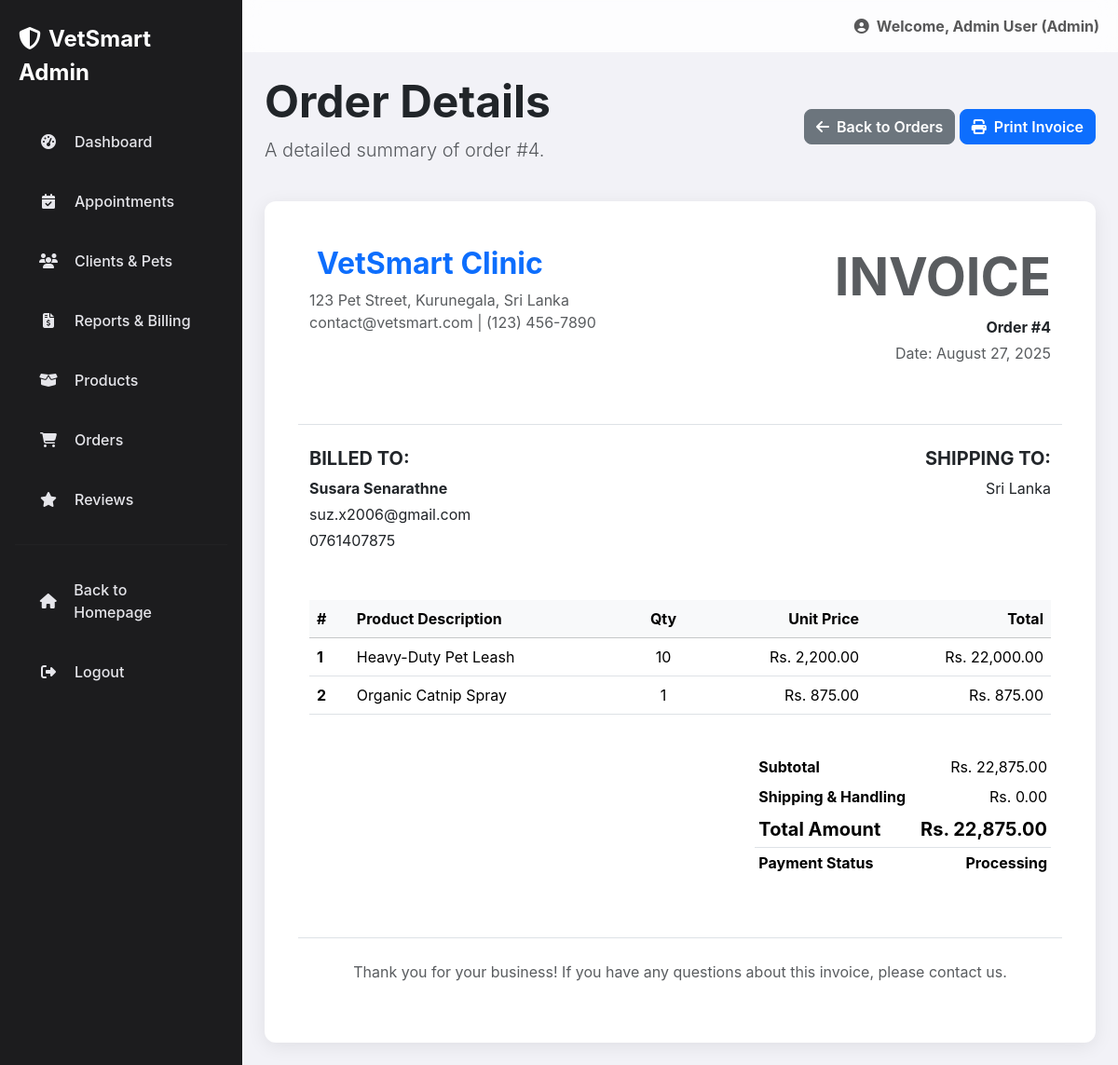
/VetSmart/admin/view_order_detail.php?order_id=4 (signed in), run on the app's committed database.
### tables this page shows
CREATE TABLE `orders` (
  `order_id` int(11) NOT NULL,
  `client_id` int(11) NOT NULL,
  `total_amount` decimal(10,2) NOT NULL,
  `shipping_address` text NOT NULL,
  `order_status` enum('Pending','Processing','Shipped','Delivered','Cancelled') NOT NULL DEFAULT 'Pending',
  `stripe_payment_intent_id` varchar(255) NOT NULL,
  `order_date` timestamp NOT NULL DEFAULT current_timestamp()
);

CREATE TABLE `users` (
  `user_id` int(11) NOT NULL,
  `full_name` varchar(255) NOT NULL,
  `email` varchar(255) NOT NULL,
  `password` varchar(255) NOT NULL,
  `phone_number` varchar(20) DEFAULT NULL,
  `address` text DEFAULT NULL,
  `role` enum('client','admin') NOT NULL DEFAULT 'client',
  `created_at` timestamp NOT NULL DEFAULT current_timestamp()
);

CREATE TABLE `order_items` (
  `order_item_id` int(11) NOT NULL,
  `order_id` int(11) NOT NULL,
  `product_id` int(11) NOT NULL,
  `quantity` int(11) NOT NULL,
  `price_per_item` decimal(10,2) NOT NULL
);

CREATE TABLE `products` (
  `product_id` int(11) NOT NULL,
  `name` varchar(255) NOT NULL,
  `description` text NOT NULL,
  `price` decimal(10,2) NOT NULL,
  `stock_quantity` int(11) NOT NULL DEFAULT 0,
  `image_url` varchar(255) DEFAULT 'https://placehold.co/600x400/E8F5E9/4CAF50?text=VetSmart',
  `created_at` timestamp NOT NULL DEFAULT current_timestamp()
);

### VetSmart/admin/view_order_detail.php (the view, shortened to what this page needs)
<?php
include 'includes/header.php';
$order_id = intval($_GET['order_id']);
$sql_order = "SELECT
                o.order_id, o.order_date, o.total_amount, o.order_status, o.shipping_address,
                u.full_name, u.email, u.phone_number
              FROM orders o
              JOIN users u ON o.client_id = u.user_id
              WHERE o.order_id = ?";
$stmt_order = mysqli_prepare($conn, $sql_order);
mysqli_stmt_bind_param($stmt_order, "i", $order_id);
mysqli_stmt_execute($stmt_order);
$result_order = mysqli_stmt_get_result($stmt_order);
$order = mysqli_fetch_assoc($result_order);
$order_items = [];
$sql_items = "SELECT p.name, oi.quantity, oi.price_per_item
              FROM order_items oi
              JOIN products p ON oi.product_id = p.product_id
              WHERE oi.order_id = ?";
$stmt_items = mysqli_prepare($conn, $sql_items);
mysqli_stmt_bind_param($stmt_items, "i", $order_id);
mysqli_stmt_execute($stmt_items);
$result_items = mysqli_stmt_get_result($stmt_items);
if ($result_items) {
    while ($row = mysqli_fetch_assoc($result_items)) {
        $order_items[] = $row;
    }
}
?>
<div class="d-flex justify-content-between align-items-center mb-4 page-title-header">
    <div>
        <h1 class="display-5 fw-bold mb-2">Order Details</h1>
        <p class="lead text-muted">A detailed summary of order #<?php echo htmlspecialchars($order['order_id']); ?>.</p>
    </div>
    <div class="no-print">
        <a href="orders.php" class="btn btn-secondary"><i class="fas fa-arrow-left me-2"></i>Back to Orders</a>
        <button onclick="window.print()" class="btn btn-primary"><i class="fas fa-print me-2"></i>Print Invoice</button>
    </div>
</div>
<div class="card printable-area">
    <div class="card-body p-5">
        <div class="row mb-5">
            <div class="col-md-6">
                <h2 class="fw-bold text-primary"><i class="fas fa-dogbeat me-2"></i>VetSmart Clinic</h2>
                <p class="text-muted">123 Pet Street, Kurunegala, Sri Lanka<br>contact@vetsmart.com | (123) 456-7890</p>
            </div>
            <div class="col-md-6 text-md-end">
                <h1 class="display-4 fw-bold text-muted">INVOICE</h1>
                <p class="fw-bold mb-1">Order #<?php echo htmlspecialchars($order['order_id']); ?></p>
                <p class="text-muted">Date: <?php echo date('F j, Y', strtotime($order['order_date'])); ?></p>
            </div>
        </div>
        <div class="row border-top pt-4 mb-5">
            <div class="col-md-6">
                <h5 class="fw-bold">BILLED TO:</h5>
                <p class="mb-1"><strong><?php echo htmlspecialchars($order['full_name']); ?></strong></p>
                <p class="mb-1"><?php echo htmlspecialchars($order['email']); ?></p>
                <p class="mb-1"><?php echo htmlspecialchars($order['phone_number']); ?></p>
            </div>
            <div class="col-md-6 text-md-end">
                <h5 class="fw-bold">SHIPPING TO:</h5>
                <p><?php echo nl2br(htmlspecialchars($order['shipping_address'])); ?></p>
            </div>
        </div>
        <div class="table-responsive">
            <table class="table">
                <thead class="table-light">
                    <tr>
                        <th scope="col">#</th>
                        <th scope="col">Product Description</th>
                        <th scope="col" class="text-center">Qty</th>
                        <th scope="col" class="text-end">Unit Price</th>
                        <th scope="col" class="text-end">Total</th>
                    </tr>
                </thead>
                <tbody>
                    <?php
                    $subtotal = 0;
                    $item_index = 1;
                    foreach ($order_items as $item):
                        $item_subtotal = $item['price_per_item'] * $item['quantity'];
                        $subtotal += $item_subtotal;
                    ?>
                    <tr>
                        <th scope="row"><?php echo $item_index++; ?></th>
                        <td><?php echo htmlspecialchars($item['name']); ?></td>
                        <td class="text-center"><?php echo $item['quantity']; ?></td>
                        <td class="text-end">Rs. <?php echo number_format($item['price_per_item'], 2); ?></td>
                        <td class="text-end">Rs. <?php echo number_format($item_subtotal, 2); ?></td>
                    </tr>
                    <?php endforeach; ?>
                </tbody>
            </table>
        </div>
        <div class="row mt-4 justify-content-end">
            <div class="col-md-5">
                <table class="table table-sm">
                    <tbody>
                        <tr>
                            <th class="border-0">Subtotal</th>
                            <td class="text-end border-0">Rs. <?php echo number_format($subtotal, 2); ?></td>
                        </tr>
                        <tr>
                            <th class="border-0">Shipping & Handling</th>
                            <td class="text-end border-0">Rs. <?php echo number_format($order['total_amount'] - $subtotal, 2); ?></td>
                        </tr>
                        <tr class="bg-light">
                            <th class="fw-bold fs-5">Total Amount</th>
                            <td class="fw-bold fs-5 text-end">Rs. <?php echo number_format($order['total_amount'], 2); ?></td>
                        </tr>
                         <tr>
                            <th class="border-0">Payment Status</th>
                            <td class="text-end border-0 fw-bold"><?php echo htmlspecialchars($order['order_status']); ?></td>
                        </tr>
                    </tbody>
                </table>
            </div>
        </div>
        <div class="row border-top mt-5 pt-4">
            <div class="col text-center text-muted">
                <p>Thank you for your business! If you have any questions about this invoice, please contact us.</p>
            </div>
        </div>
    </div>
</div>
<?php
include 'includes/footer.php';
?>

### VetSmart/admin/includes/header.php (style rules this page uses)
:root { --ios-blue: #007AFF; --ios-light-gray: #F2F2F7; --ios-dark-gray: #1C1C1E; --sidebar-bg: #1C1C1E; --sidebar-text: #E5E5EA; --sidebar-hover: #3A3A3C; --main-bg: #F2F2F7; --card-bg: #FFFFFF; --border-radius: 12px; }
body { font-family: -apple-system, BlinkMacSystemFont, 'SF Pro Display', 'Segoe UI', Roboto, sans-serif; background-color: var(--main-bg); overflow-x: hidden; }
.card { border: none; border-radius: var(--border-radius); box-shadow: 0 4px 20px rgba(0,0,0,0.08); background-color: var(--card-bg); }
.btn { border-radius: 8px; font-weight: 600; }

### data on the page
orders: order_id "4", order_date "August 27, 2025", client.full_name "Susara Senarathne", client.email "suz.x2006@gmail.com", client.phone_number "0761407875", shipping_address "Sri Lanka", $order['total_amount']-$subtotal "0.00", total_amount "22,875.00", order_status "Processing"
order_items: product.name "Heavy-Duty Pet Leash", quantity "10", price_per_item "2,200.00", item_subtotal "22,000.00"
order_items: product.name "Organic Catnip Spray", quantity "1", price_per_item "875.00"

### other printed values
$_SESSION['full_name'] "Admin User"
$subtotal "22,875.00"
